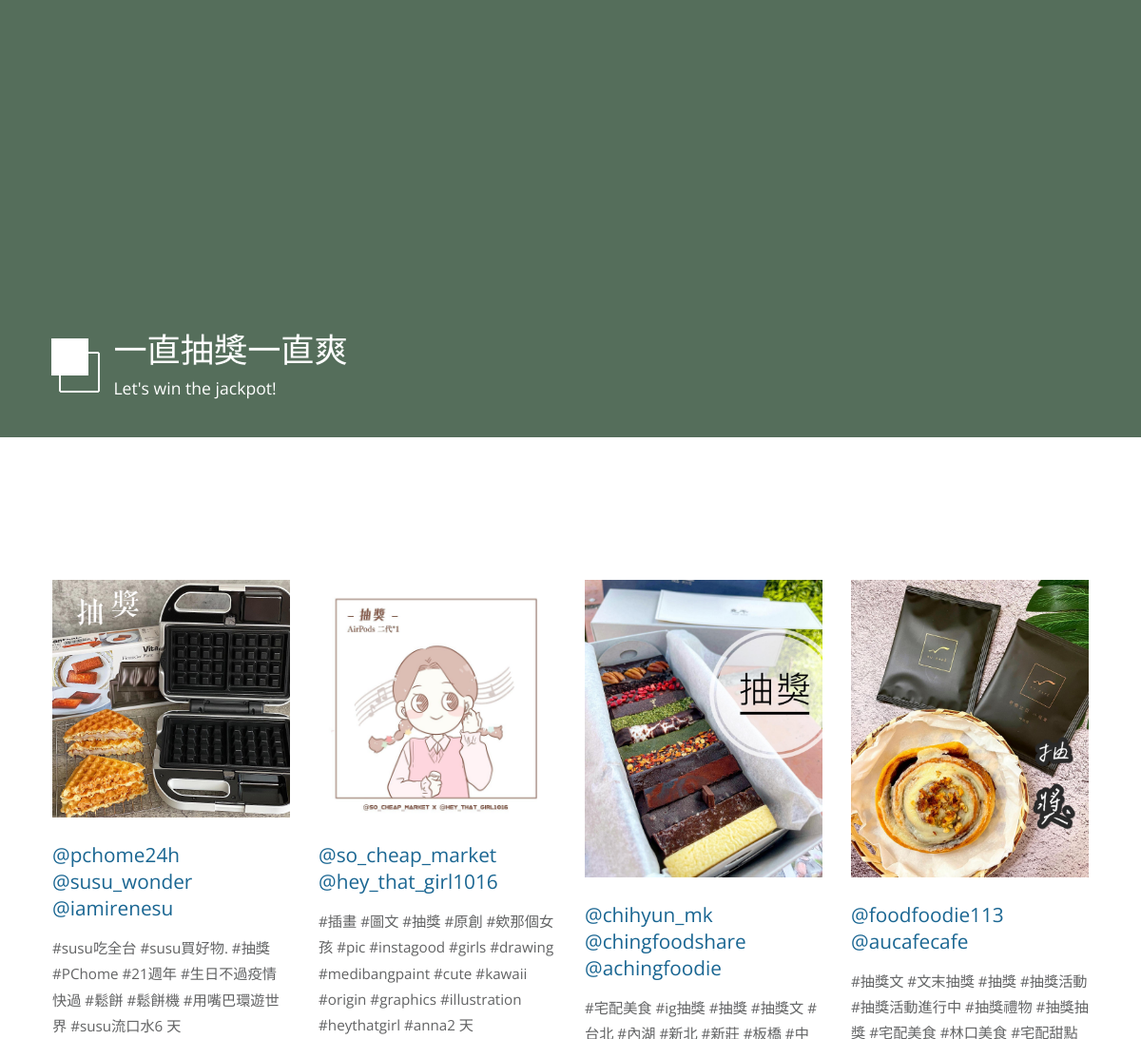
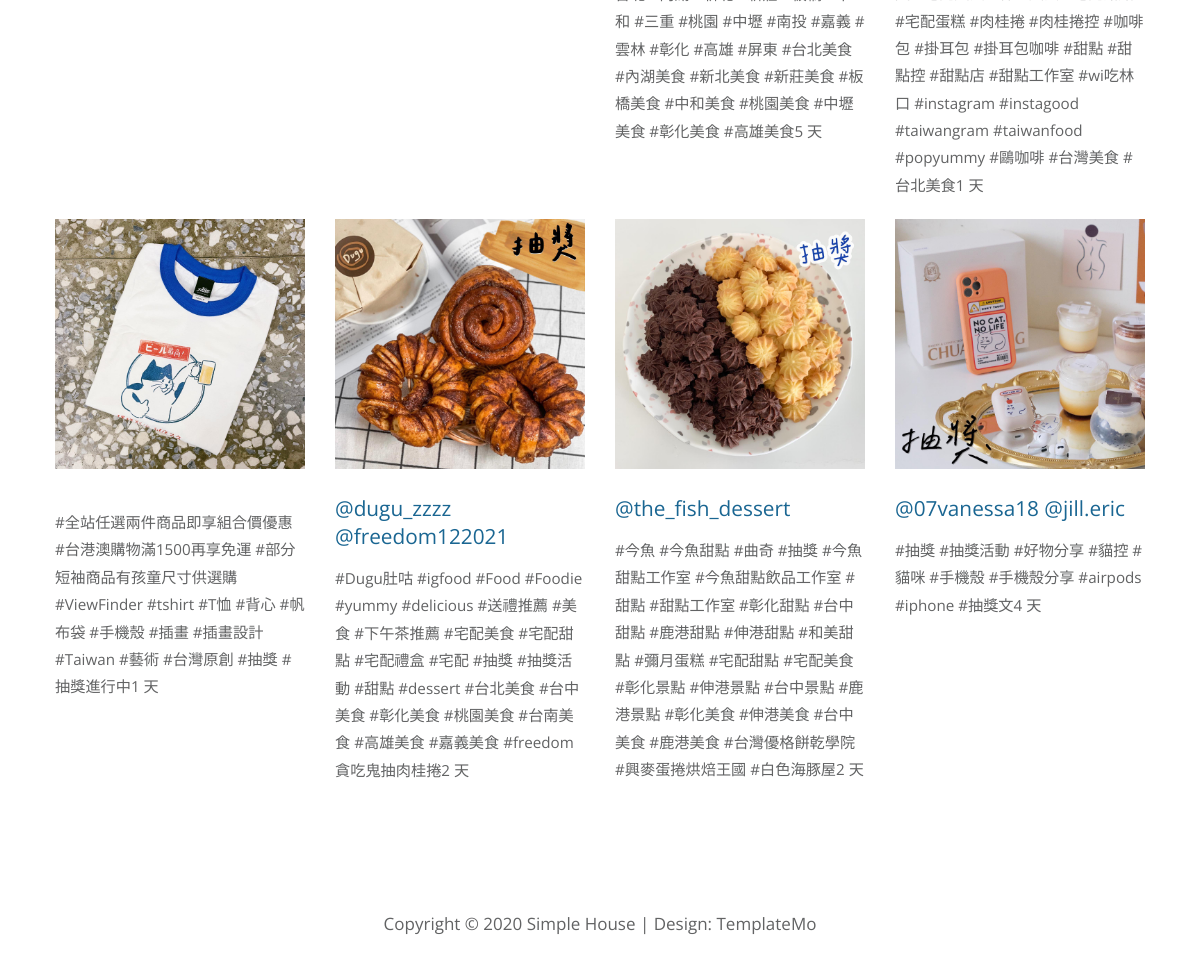
Page /Gallery/ on the committed database (2 pictures, top to bottom).
### Gallery/models.py (models this page shows)
class Lottery(models.Model):
    url     = models.URLField(max_length=500)
    content = models.CharField(max_length=500)
    url_pic   = models.CharField(max_length=500)
    follow_account = models.CharField(max_length=500)
    message = models.CharField(max_length=500)

### Gallery/views.py (the view)
# urls.py: path('', views.IndexView.as_view(), name='index'),
class IndexView(generic.ListView):
    template_name = 'Gallery/index.html'
    def get_queryset(self):
        return Lottery.objects.all()[:8]

### Gallery/templates/Gallery/index.html (shortened to what this page needs)
<!DOCTYPE html>
<html>
<head>
    {% load static %}
    <link rel="stylesheet" type="text/css" href="{% static 'Gallery/templatemo-style.css' %}">
</head>
<body>
	<div class="container">
		<div class="placeholder">
            <div class="parallax-window" data-parallax="scroll" data-image-src="{% static 'Gallery/images/instagram-style.png' %}">
				<div class="tm-header">
					<div class="row tm-header-inner">
						<div class="col-md-6 col-12">
                            <img src="{% static 'Gallery/images/simple-house-logo.png'%}" alt="Logo" class="tm-site-logo" />
							<div class="tm-site-text-box">
								<h1 class="tm-site-title">一直抽獎一直爽</h1>
								<h6 class="tm-site-description">Let's win the jackpot!</h6>
							</div>
						</div>
						<nav class="col-md-6 col-12 tm-nav">
						</nav>
					</div>
				</div>
			</div>
		</div>
		<main>
			<header class="row tm-welcome-section">
			</header>
			<div class="row tm-gallery">
				<div id="tm-gallery-page-pizza" class="tm-gallery-page"/>
                    {% for ig_post in object_list %}
                        <article class="col-lg-3 col-md-4 col-sm-6 col-12 tm-gallery-item">
					    	<figure>
                                <a href="{{ig_post.url}}">
                                    {% with 'Gallery/images/'|add:ig_post.url_pic as image_static %}
                                    <img src="{% static image_static %}" alt="Image" class="img-fluid tm-gallery-img" />
                                    {% endwith %}
					    		</a>
					    		<figcaption>
                                    <h4 class="tm-gallery-title">{{ig_post.follow_account}}</h4>
                                    <p class="tm-gallery-description">{{ig_post.content}}</p>
					    		</figcaption>
					    	</figure>
					    </article>
                    {% endfor %}
				</div>
		</main>
		<footer class="tm-footer text-center">
			<p>Copyright &copy; 2020 Simple House
            | Design: <a rel="nofollow" href="https://templatemo.com">TemplateMo</a></p>
		</footer>
	</div>
</body>
</html>

### Gallery/static/Gallery/templatemo-style.css (style rules this page uses)
ul, nav, body, h1, h2, h4, h6, p, figure { margin: 0; padding: 0; }
a, button { transition: all 0.3s ease; }
html { box-sizing: border-box; -ms-overflow-style: scrollbar; }
*, *::before, *::after { box-sizing: inherit; }
.container { width: 100%; max-width: 1200px; margin-right: auto; margin-left: auto; }
.row { display: -ms-flexbox; display: flex; -ms-flex-wrap: wrap; flex-wrap: wrap; margin-left: -15px; margin-right: -15px; }
.col-lg-3, .col-lg-4, .col-lg-6, .col-md-4, .col-md-6, .col-sm-6, .col-12 { position: relative; width: 100%; padding-right: 15px; padding-left: 15px; }
.col-12 { -ms-flex: 0 0 100%; flex: 0 0 100%; max-width: 100%; }
@media (min-width: 576px) { .col-sm-6 { -ms-flex: 0 0 50%; flex: 0 0 50%; max-width: 50%; } }
@media (min-width: 768px) { .col-md-4 { -ms-flex: 0 0 33.333333%; flex: 0 0 33.333333%; max-width: 33.333333%; } }
@media (min-width: 768px) { .col-md-6 { -ms-flex: 0 0 50%; flex: 0 0 50%; max-width: 50%; } }
@media (min-width: 992px) { .col-lg-3 { -ms-flex: 0 0 25%; flex: 0 0 25%; max-width: 25%; } }
.text-center { text-align: center; }
.img-fluid { max-width: 100%; height: auto; }
body { font-family: 'Open Sans', Arial, sans-serif; font-size: 17px; background-color: #ccc; overflow-x: hidden; }
.container { background-color: white; }
p, address { color: #626364; line-height: 1.8; }
.placeholder { width: 100%; min-height: 460px; background-color: #556E5B; }
.parallax-window { min-height: 460px; background: transparent; position: relative; }
.tm-header { position: absolute; bottom: 0; left: 0; width: 100%; color: white; z-index: 1000; }
.tm-header-inner { padding: 40px 50px; }
.tm-site-logo { display: inline-block; margin-right: 5px; }
.tm-site-text-box { display: inline-block; }
.tm-site-title { font-size: 2.2rem; font-weight: 400; margin-bottom: 5px; }
.tm-site-description { font-size: 1.1rem; font-weight: 400; }
.tm-nav { text-align: right; margin-top: 30px; }
.tm-welcome-section { margin: 60px auto; max-width: 655px; }
.tm-gallery { margin-bottom: 80px; }
.tm-gallery-page { max-width: 280px; margin-left: auto; margin-right: auto; display: -ms-flexbox; display: flex; -ms-flex-wrap: wrap; flex-wrap: wrap; }
.tm-gallery-description { font-size: 0.95rem; }
@media (min-width: 576px) { .tm-gallery-page { max-width: 560px; } }
@media (min-width: 768px) { .tm-gallery-page, .tm-section, .tm-container-inner, .tm-container-inner-2 { max-width: 840px; } }
@media (min-width: 992px) { .tm-gallery-page, .tm-section { max-width: 1120px; } }
.tm-gallery-item { max-width: 280px; }
.tm-gallery-img { margin-bottom: 20px; }
.tm-gallery-title { font-size: 1.3rem; font-weight: 400; color: #1A6692; margin-bottom: 15px; }
.tm-gallery-description { margin-bottom: 20px; }
.tm-footer { padding: 25px 15px; margin-top: 40px; }
.tm-footer a { color: #626364; text-decoration: none; }

### rows in the picture
Lottery: follow_account "@pchome24h @susu_wonder @iamirenesu", content "#susu吃全台 #susu買好物. #抽獎 #PChome #21週年 #生日不過疫情快過 #鬆餅 #鬆餅機 #用嘴巴環遊世界 #susu流口水6 天"
Lottery: follow_account "@so_cheap_market @hey_that_girl1016", content "#插畫 #圖文 #抽獎 #原創 #欸那個女孩 #pic #instagood #girls #drawing #medibangpaint #cute #kawaii #origin #graphics #illustration #heythatgirl #anna2 天"
Lottery: follow_account "@chihyun_mk @chingfoodshare @achingfoodie", content "#宅配美食 #ig抽獎 #抽獎 #抽獎文 #台北 #內湖 #新北 #新莊 #板橋 #中和 #三重 #桃園 #中壢 #南投 #嘉義 #雲林 #彰化 #高雄 #屏東 #台北美食 #內湖美食 #新北美食 #新莊美食 #板橋美食 #中和美食 #桃園美食 #中壢美食 #彰化美食 #高雄美食5 天"
Lottery: follow_account "@foodfoodie113 @aucafecafe", content "#抽獎文 #文末抽獎 #抽獎 #抽獎活動 #抽獎活動進行中 #抽獎禮物 #抽獎抽獎 #宅配美食 #林口美食 #宅配甜點 #宅配蛋糕 #肉桂捲 #肉桂捲控 #咖啡包 #掛耳包 #掛耳包咖啡 #甜點 #甜點控 #甜點店 #甜點工作室 #wi吃林口 #instagram #instagood #taiwangram #taiwanfood #popyummy #鷗咖啡 #台灣美食 #台北美食1 天"
Lottery: content "#全站任選兩件商品即享組合價優惠⁣ #台港澳購物滿1500再享免運⁣ #部分短袖商品有孩童尺寸供選購⁣ #ViewFinder #tshirt #T恤 #背心 #帆布袋 #手機殼 #插畫 #插畫設計 #Taiwan #藝術 #台灣原創 #抽獎 #抽獎進行中⁣1 天"
Lottery: follow_account "@dugu_zzzz @freedom122021", content "#Dugu肚咕 #igfood #Food #Foodie #yummy #delicious #送禮推薦 #美食 #下午茶推薦 #宅配美食 #宅配甜點 #宅配禮盒 #宅配 #抽獎 #抽獎活動 #甜點 #dessert #台北美食 #台中美食 #彰化美食 #桃園美食 #台南美食 #高雄美食 #嘉義美食 #freedom貪吃鬼抽肉桂捲2 天"
Lottery: follow_account "@the_fish_dessert", content "#今魚 #今魚甜點 #曲奇 #抽獎 #今魚甜點工作室 #今魚甜點飲品工作室 #甜點 #甜點工作室 #彰化甜點 #台中甜點 #鹿港甜點 #伸港甜點 #和美甜點 #彌月蛋糕 #宅配甜點 #宅配美食 #彰化景點 #伸港景點 #台中景點 #鹿港景點 #彰化美食 #伸港美食 #台中美食 #鹿港美食 #台灣優格餅乾學院 #興麥蛋捲烘焙王國 #白色海豚屋2 天"
Lottery: follow_account "@07vanessa18 @jill.eric", content "#抽獎 #抽獎活動 #好物分享 #貓控 #貓咪 #手機殼 #手機殼分享 #airpods #iphone #抽獎文4 天"
